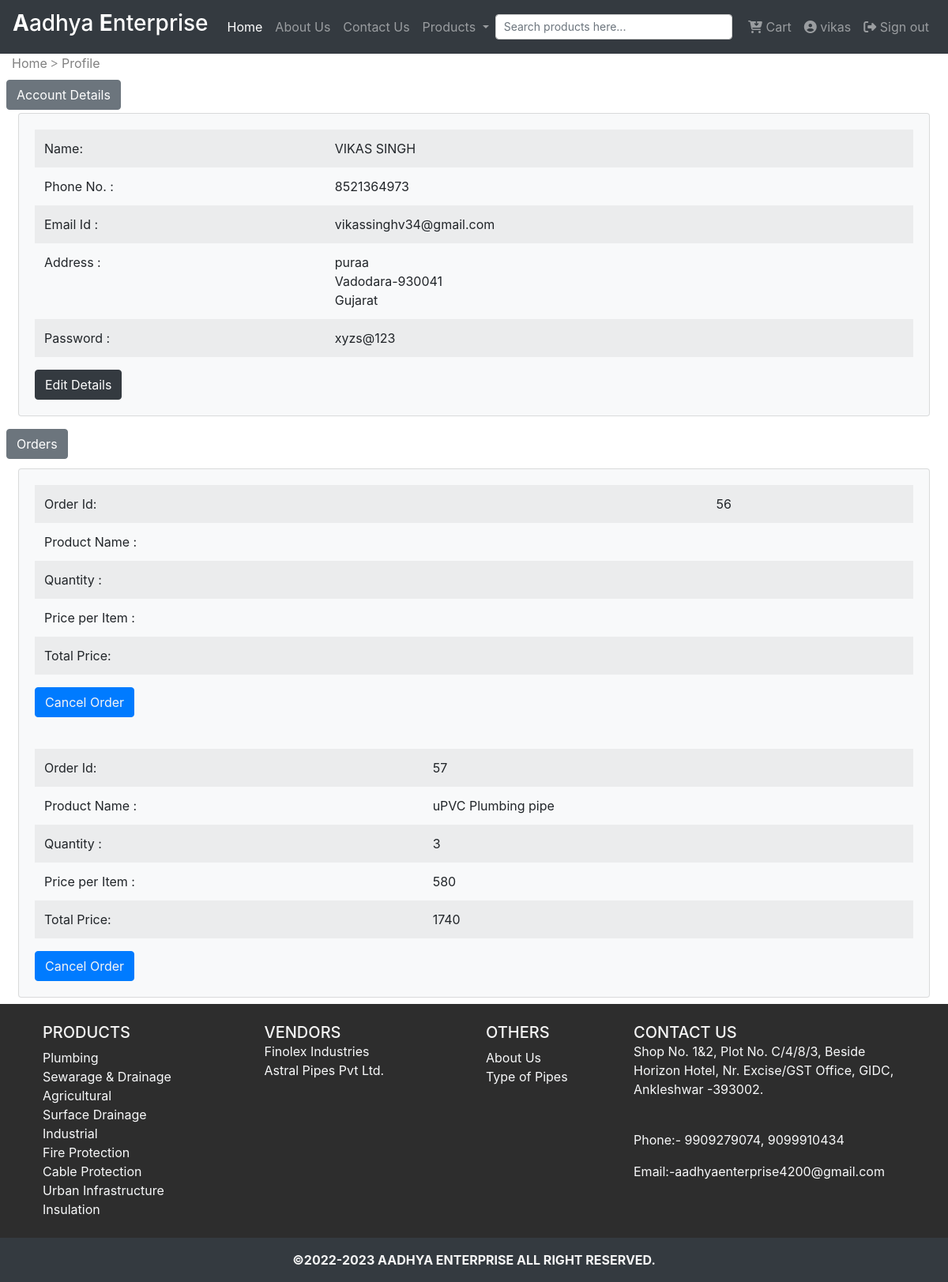
Page /profile.php (signed in) on the committed database.
### tables this page shows
CREATE TABLE `users` (
  `UserId` int(10) NOT NULL,
  `UserEmail` varchar(50) NOT NULL,
  `UserPassword` varchar(50) NOT NULL,
  `UserFirstName` varchar(50) NOT NULL,
  `UserLastName` varchar(50) NOT NULL,
  `UserAddress` varchar(100) NOT NULL,
  `UserAddress2` varchar(100) DEFAULT NULL,
  `UserCity` varchar(30) DEFAULT NULL,
  `UserState` varchar(30) DEFAULT NULL,
  `UserZip` varchar(6) DEFAULT NULL,
  `UserCountry` varchar(20) DEFAULT NULL,
  `UserPhone` varchar(255) NOT NULL,
  `UserEmailVerified` varchar(255) DEFAULT NULL,
  `UserPaymentMethod` varchar(255) NOT NULL,
  `UserRegistrationDate` timestamp NULL DEFAULT NULL,
  `UserIP` varchar(50) DEFAULT NULL,
  `UserType` varchar(10) DEFAULT NULL,
  `UserVerificationCode` varchar(255) DEFAULT NULL
);

CREATE TABLE `orders` (
  `OrderID` int(20) NOT NULL,
  `OrderUserID` varchar(255) NOT NULL,
  `OrderProductID` varchar(255) NOT NULL,
  `OrderName` varchar(255) NOT NULL,
  `OrderAmount` varchar(255) NOT NULL,
  `TotalAmount` varchar(255) NOT NULL,
  `OrderQuantity` varchar(255) NOT NULL,
  `OrderShipName` varchar(255) NOT NULL,
  `OrderShipAddress` varchar(255) NOT NULL,
  `OrderShipAddress2` varchar(255) DEFAULT NULL,
  `OrderCity` varchar(255) NOT NULL,
  `OrderState` varchar(255) NOT NULL,
  `OrderZip` varchar(255) NOT NULL,
  `OrderCountry` varchar(255) DEFAULT NULL,
  `OrderPhone` varchar(255) NOT NULL,
  `OrderEmail` varchar(255) NOT NULL,
  `OrderStatus` varchar(255) DEFAULT NULL,
  `OrderDate` timestamp(6) NULL DEFAULT NULL,
  `OrderTax` varchar(255) DEFAULT NULL,
  `OrderTrackingNumber` varchar(255) DEFAULT NULL,
  `OrderShipped` varchar(255) DEFAULT NULL
);

### profile.php (the view, shortened to what this page needs)
<?php
include("header.php");
include_once('conn.php');
$id = $_SESSION['id'];
?>
<!DOCTYPE html>
<html lang="en">
<head>
</head>
<body>
    <div class="container-fluid path">
        <a href="home.php">Home</a> <label for="" class="less">></label>
        <a href="profile.php">Profile</a>
        <section class="px-2">
            <div class="row">
                <button class="btn btn-secondary" data-toggle="collapse" data-target="#demo">Account Details</button>
            </div>
            <div class="collapse show" id="demo">
                <div class="outer">
                    <div class="card bg-light mb-2 mt-1 text-dark">
                        <?php
                        $sql_query = "Select * from users where UserID=$id";
                        $Count = 1;
                        $result = mysqli_query($conn, $sql_query);
                        if ($result->num_rows == 0) {
                            return null;
                        } else {
                            $rowcount = $result->num_rows;
                            while ($pdts = $result->fetch_assoc()) {
                                if ($Count < $rowcount) {
                        ?>
                                    <div class="card-body">
                                    </div>
                                <?php
                                } else {
                                ?>
                                    <div class="card-body">
                                        <table class="table table-striped table-borderless text-darker text-25">
                                            <tr>
                                                <td>Name:</td>
                                                <td style="text-transform: uppercase;"><?php echo $pdts["UserFirstName"] ?> <?php echo $pdts["UserLastName"]; ?></td>
                                            </tr>
                                            <tr>
                                                <td>Phone No. :</td>
                                                <td><?php echo $pdts["UserPhone"]; ?></td>
                                            </tr>
                                            <tr>
                                                <td>Email Id :</td>
                                                <td><?php echo $pdts["UserEmail"]; ?></td>
                                            </tr>
                                            <tr>
                                                <td>Address :</td>
                                                <td><?php echo $pdts["UserAddress"]; ?><br><?php echo $pdts["UserCity"]; ?>-<?php echo $pdts["UserZip"]; ?><br><?php echo $pdts["UserState"]; ?></td>
                                            </tr>
                                            <tr>
                                                <td>Password :</td>
                                                <td><?php echo $pdts["UserPassword"]; ?></td>
                                            </tr>
                                        </table>
                                        <button class="btn btn-dark" onclick='window.location="http://localhost/code/SEM%206/testing/bs4/profileedit.php?id=<?= $_SESSION["id"] ?>";'>Edit Details</button>
                                    </div>
                        <?php
                                }
                            }
                        }
                        ?>
                    </div>
                </div>
            </div>
            <div class="row">
                <button class="btn btn-secondary my-2" data-toggle="collapse" data-target="#demo2">Orders</button>
            </div>
            <div id="demo2" class="collapse show mb-2">
                <div class="card bg-light mb-2 mt-1 text-dark">
                    <?php
                    $sql_query = "Select * from orders where OrderUserID=$id";
                    $result = mysqli_query($conn, $sql_query);
                    if ($result->num_rows == 0) {
                        echo "No Data Found";
                    } else {
                        while ($pdts2 = $result->fetch_assoc()) {
                    ?>
                            <div class="card-body">
                                <table class="table table-striped table-borderless text-darker text-25">
                                    <tr>
                                        <td>Order Id:</td>
                                        <td><?php echo $pdts2["OrderID"] ?></td>
                                    </tr>
                                    <tr>
                                        <td>Product Name :</td>
                                        <td><?php echo $pdts2["OrderName"]; ?></td>
                                    </tr>
                                    <tr>
                                        <td>Quantity :</td>
                                        <td><?php echo $pdts2["OrderQuantity"]; ?></td>
                                    </tr>
                                    <tr>
                                        <td>Price per Item :</td>
                                        <td><?php echo $pdts2["OrderAmount"]; ?></td>
                                    </tr>
                                    <tr>
                                        <td>Total Price:</td>
                                        <td><?php echo $pdts2["TotalAmount"]; ?></td>
                                    </tr>
                                </table>
                                <a class="btn btn-primary" style="color: whitesmoke;" href='http://localhost/code/SEM%206/testing/bs4/orderitemdelete.php?id=<?php echo $pdts2["OrderProductID"]; ?>'>Cancel Order</a>
                            </div>
                    <?php
                        }
                    }
                    ?>
                </div>
        </section>
    </div>
    <?php include("footer.php"); ?>
</body>
</html>

### profile.php (style rules this page uses)
.path a { color: gray; }
.path .less { color: gray; font-weight: bolder; font-family: Cambria, Cochin, Georgia, Times, 'Times New Roman', serif; }

### rows in the picture
users: UserFirstName "VIKAS", UserLastName "SINGH", UserPhone "8521364973", UserEmail "vikassinghv34@gmail.com", UserAddress "puraa", UserCity "Vadodara", UserZip "930041", UserState "Gujarat", UserPassword "xyzs@123"
orders: OrderID "56"
orders: OrderID "57", OrderName "uPVC Plumbing pipe", OrderQuantity "3", OrderAmount "580", TotalAmount "1740"

### other values in the picture
$_SESSION['name'] "vikas"
